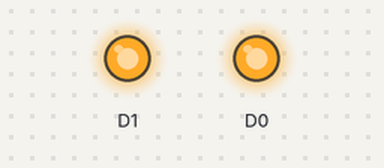
A sketch run on a simulated ESP8266 (NodeMCU). Shown: output pins drawn as LEDs (lit = HIGH). WiFi joins after 1.5 s; servers stay silent unless stated; uploads are accepted with an empty reply; what the sketch prints to the serial monitor is not drawn.

Above: at 2.0 s.
At 5.2 s:
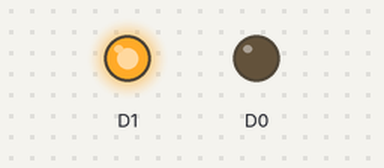
Timing chart, 0 to 8.9 s (numbered marks = the images above):
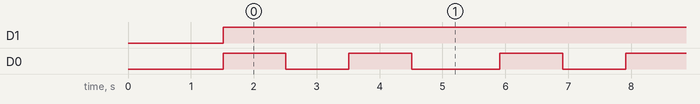

Measured:
- by itself, D1: LOW → HIGH at 1.5 s
- by itself, D0: repeats every 6.4 s: LOW 1.0 s, HIGH 1.0 s, LOW 1.4 s, HIGH 1.0 s, LOW 1.0 s, HIGH 1.0 s
- by itself, everything shown: repeats every 6.4 s, in 6 steps

The sketch:

IoT_sensor.ino
```cpp
#include <ESP8266WiFi.h>
#include <ESP8266HTTPClient.h>
#include <WiFiClient.h>

const char* ssid = "iPhone";
const char* password = "Agrepina";

const String serverName = "http://172.20.10.4:80/home/includes";

unsigned long lastTime = 0;
unsigned long timerDelay = 5000;

const String id = "1";
double request_temp = 0;
double current_temp = 0;

void setup() {
   Serial.begin(115200);

  WiFi.begin(ssid, password);
  Serial.println("Connecting");
  while(WiFi.status() != WL_CONNECTED) {
    delay(500);
    Serial.print(".");
  }
  Serial.println("");
  Serial.print("Connected to WiFi network with IP Address: ");
  Serial.println(WiFi.localIP());

  Serial.println("Timer set to 5 seconds (timerDelay variable), it will take 5 seconds before publishing the first reading.");

  pinMode(D0, OUTPUT);
  pinMode(D1, OUTPUT);
}

// the loop function runs over and over again forever
void loop() {
  //Send an HTTP POST request every 10 minutes
  if ((millis() - lastTime) > timerDelay) {
    //Check WiFi connection status
    if(WiFi.status()== WL_CONNECTED){
      getRequest();
      postRequest();
    }
    else {
      Serial.println("WiFi Disconnected");
    }
    lastTime = millis();
  }

  if(request_temp<=25){
    digitalWrite(D1, HIGH);
    }
    else{
      digitalWrite(D1, LOW);
      }
  digitalWrite(D0, HIGH);   // turn the LED on (HIGH is the voltage level)
  delay(1000);                       // wait for a second
  digitalWrite(D0, LOW);    // turn the LED off by making the voltage LOW
  delay(1000);                       // wait for a second
}
void getRequest(){
 HTTPClient http;
 http.begin(serverName+"/nodegetrequest.inc.php?id=" + id + "&temp=" + String(request_temp));
  int httpResponseCode = http.GET();
  String payload = http.getString();
  Serial.println(payload);
  request_temp = payload.toDouble();
  http.end();
  }
void postRequest(){
      HTTPClient http;
      http.begin(serverName+"/nodereciever.inc.php");
      http.addHeader("Content-Type", "application/x-www-form-urlencoded");
      String httpRequestData = "id="+ id +"&temp=" + String(current_temp) ;
      http.addHeader("Content-Length", String(httpRequestData.length()));

      int httpResponseCode = http.POST(httpRequestData);

      Serial.print("HTTP Response code: ");
      Serial.println(httpResponseCode);
      Serial.println(http.getString());
      http.end();
  }
```
